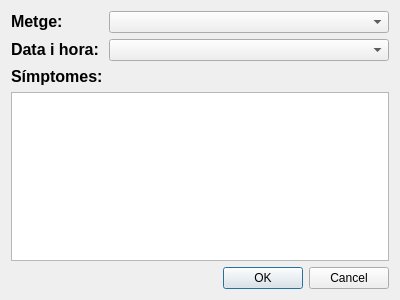
<?xml version="1.0" encoding="UTF-8"?>
<ui version="4.0">
 <class>Dialog</class>
 <widget class="QDialog" name="Dialog">
  <property name="geometry">
   <rect>
    <x>0</x>
    <y>0</y>
    <width>400</width>
    <height>300</height>
   </rect>
  </property>
  <property name="windowTitle">
   <string>Dialog</string>
  </property>
  <layout class="QFormLayout" name="formLayout">
   <item row="0" column="0">
    <widget class="QLabel" name="label">
     <property name="text">
      <string>&lt;html&gt;&lt;head/&gt;&lt;body&gt;&lt;p&gt;&lt;span style=&quot; font-size:12pt; font-weight:600;&quot;&gt;Metge:&lt;/span&gt;&lt;/p&gt;&lt;/body&gt;&lt;/html&gt;</string>
     </property>
    </widget>
   </item>
   <item row="1" column="0">
    <widget class="QLabel" name="label_3">
     <property name="text">
      <string>&lt;html&gt;&lt;head/&gt;&lt;body&gt;&lt;p&gt;&lt;span style=&quot; font-size:12pt; font-weight:600;&quot;&gt;Data i hora:&lt;/span&gt;&lt;/p&gt;&lt;/body&gt;&lt;/html&gt;</string>
     </property>
    </widget>
   </item>
   <item row="4" column="1">
    <widget class="QDialogButtonBox" name="buttonBox">
     <property name="orientation">
      <enum>Qt::Horizontal</enum>
     </property>
     <property name="standardButtons">
      <set>QDialogButtonBox::Cancel|QDialogButtonBox::Ok</set>
     </property>
    </widget>
   </item>
   <item row="3" column="0" colspan="2">
    <widget class="QPlainTextEdit" name="txbSymptoms"/>
   </item>
   <item row="2" column="0">
    <widget class="QLabel" name="label_5">
     <property name="text">
      <string>&lt;html&gt;&lt;head/&gt;&lt;body&gt;&lt;p&gt;&lt;span style=&quot; font-size:12pt; font-weight:600;&quot;&gt;Símptomes:&lt;/span&gt;&lt;/p&gt;&lt;/body&gt;&lt;/html&gt;</string>
     </property>
    </widget>
   </item>
   <item row="0" column="1">
    <widget class="QComboBox" name="cboMetge"/>
   </item>
   <item row="1" column="1">
    <widget class="QComboBox" name="cboDatetime"/>
   </item>
  </layout>
 </widget>
 <resources/>
 <connections>
  <connection>
   <sender>buttonBox</sender>
   <signal>accepted()</signal>
   <receiver>Dialog</receiver>
   <slot>accept()</slot>
   <hints>
    <hint type="sourcelabel">
     <x>248</x>
     <y>254</y>
    </hint>
    <hint type="destinationlabel">
     <x>157</x>
     <y>274</y>
    </hint>
   </hints>
  </connection>
  <connection>
   <sender>buttonBox</sender>
   <signal>rejected()</signal>
   <receiver>Dialog</receiver>
   <slot>reject()</slot>
   <hints>
    <hint type="sourcelabel">
     <x>316</x>
     <y>260</y>
    </hint>
    <hint type="destinationlabel">
     <x>286</x>
     <y>274</y>
    </hint>
   </hints>
  </connection>
 </connections>
</ui>
